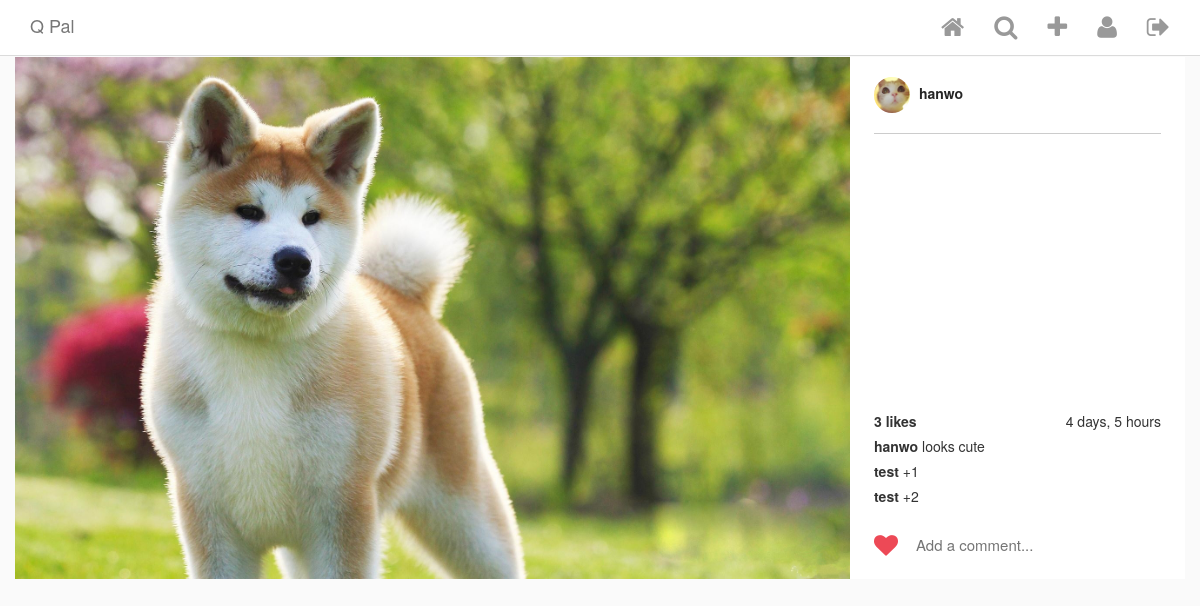
Page /post/1/ (signed in) on the earlier database version.
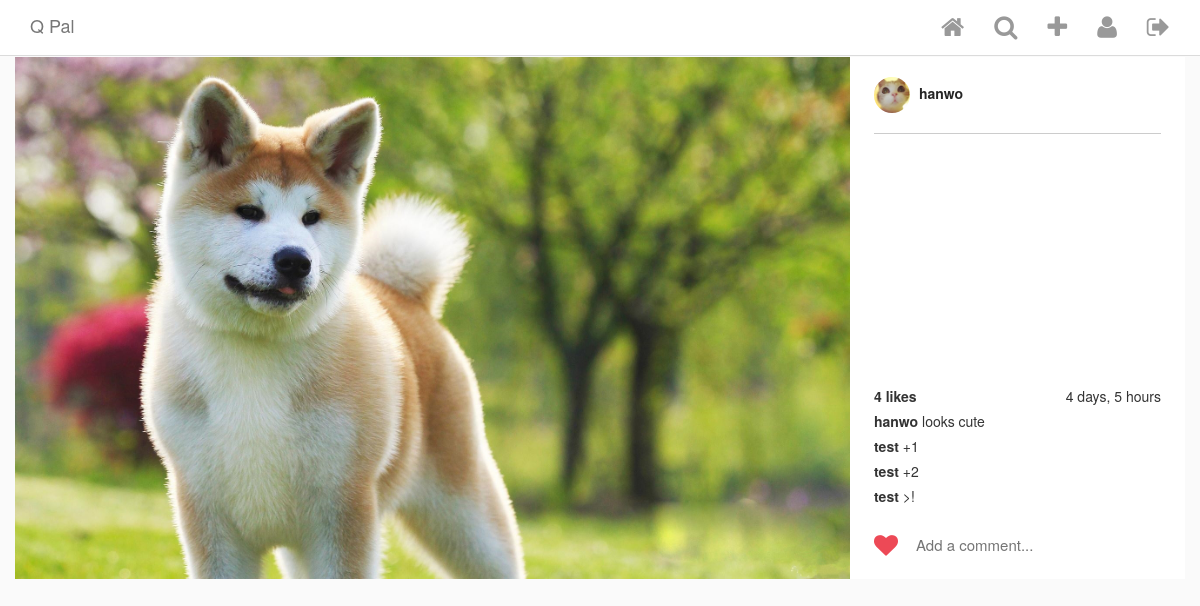
Same page on the later database version.
### Insta/models.py (models this page shows, shortened)
class Post(models.Model):
    author = models.ForeignKey(
        InstaUser,
        on_delete = models.CASCADE,
        related_name = 'my_posts'
    )
    title = models.TextField(blank = True, null = True)
    image = ProcessedImageField(
        upload_to = 'static/images/posts',
        format = 'JPEG',
        options = {'quality' : 100},
        blank = True,
        null = True
    )
    posted_on = models.DateTimeField(
        auto_now_add = True,
        editable = False,
        blank = True,
        null = True,
    )
    def get_like_count(self):
        return self.likes.count()

class Comment(models.Model):
    post = models.ForeignKey(Post, on_delete = models.CASCADE, related_name='comments',)
    user = models.ForeignKey(InstaUser, on_delete=models.CASCADE)
    comment = models.CharField(max_length=100)
    posted_on = models.DateTimeField(auto_now_add = True, editable = False)

class InstaUser(AbstractUser):
    profile_pic = ProcessedImageField(
        upload_to = 'static/images/profiles',
        format = 'JPEG',
        options = {'quality' : 100},
        blank = True,
        null = True
    )

### Insta/views.py (the view)
# urls.py: path('post/<int:pk>/', PostDetailView.as_view(), name = 'post_detail'),
class PostDetailView(LoginRequiredMixin, DetailView):
    model = Post
    template_name = 'post_detail.html'
    def get_context_data(self, **kwargs):
        data = super().get_context_data(**kwargs)
        liked = Like.objects.filter(post=self.kwargs.get('pk'), user=self.request.user).first()
        if liked:
            data['liked'] = 1
        else:
            data['liked'] = 0
        return data

### templates/post_detail.html (shortened to what this page needs)
{% extends "base.html" %}
{% load custom_tags %}
{% block content %}
<div class="row single-post">
    <div class="single-post-card view-update {{ object.pk }}">
        <div class="header">
            <a href="{% url 'user_detail' object.author.pk%}">
                {% if object.author.profile_pic %}
                    <img class="picture-circle--medium" src="/{{object.author.profile_pic}}">
                {% endif %}
                {{ object.author.username }}
            </a>
        </div>
        <div class="image__wrapper">
            <img class="card__main-image" src="/{{object.image}}" width='1000', height='1000'>
        </div>
        <div class="comments-portion">
            <div class="likes-timestamp-row">
                <div class="likes">
                    {% if object.get_like_count %}
                        {{ object.get_like_count }} like{% if object.get_like_count > 1 %}s{% endif %}
                    {% endif %}
                </div>
                <div class="timestamp">
                    {{ object.posted_on|timesince }}
                </div>
            </div>
            <ul class="comment-list">
                {% for comment in object.comments.all %}
                <li class="comment-list__comment">
                    <a href="{% url 'user_detail' comment.user.pk %}" class="user">
                        {{ comment.user.username }}
                    </a>
                    <span class="comment">{{ comment.comment }}</span>
                </li>
                {% endfor %}
            </ul>
            <section class="input-row">
                <i class="fa {% if liked %}fa-heart{% else %}fa-heart-o{% endif %} submit-like" aria-hidden="true"></i>
                <div class="comment-input-wrapper">
                    <input class="add-comment" type="text" placeholder="Add a comment...">
                </div>
            </section>
        </div>
    </div>
</div>
{% endblock content %}

Differences in the rows shown:
computed for Post "hanwo": get_like_count "3" → "4"
added Comment: user.username "test", comment ">!"
